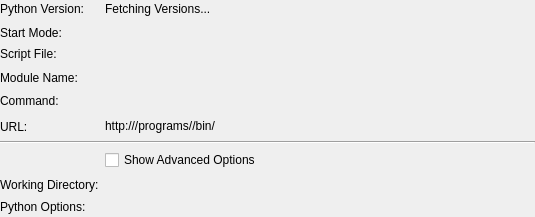
<?xml version="1.0" encoding="UTF-8"?>
<ui version="4.0">
 <class>ProgramInfoPython</class>
 <widget class="QWidget" name="ProgramInfoPython">
  <property name="geometry">
   <rect>
    <x>0</x>
    <y>0</y>
    <width>535</width>
    <height>217</height>
   </rect>
  </property>
  <property name="windowTitle">
   <string>Form</string>
  </property>
  <layout class="QVBoxLayout" name="verticalLayout">
   <property name="margin">
    <number>0</number>
   </property>
   <item>
    <layout class="QGridLayout" name="gridLayout">
     <item row="0" column="0">
      <widget class="QLabel" name="label_version_title">
       <property name="text">
        <string>Python Version:</string>
       </property>
      </widget>
     </item>
     <item row="1" column="0">
      <widget class="QLabel" name="label_2">
       <property name="text">
        <string>Start Mode:</string>
       </property>
      </widget>
     </item>
     <item row="2" column="0">
      <widget class="QLabel" name="label_script_file_title">
       <property name="text">
        <string>Script File:</string>
       </property>
       <property name="alignment">
        <set>Qt::AlignLeading|Qt::AlignLeft|Qt::AlignTop</set>
       </property>
      </widget>
     </item>
     <item row="3" column="0">
      <widget class="QLabel" name="label_module_name_title">
       <property name="text">
        <string>Module Name:</string>
       </property>
       <property name="alignment">
        <set>Qt::AlignLeading|Qt::AlignLeft|Qt::AlignTop</set>
       </property>
      </widget>
     </item>
     <item row="4" column="0">
      <widget class="QLabel" name="label_command_title">
       <property name="text">
        <string>Command:</string>
       </property>
       <property name="alignment">
        <set>Qt::AlignLeading|Qt::AlignLeft|Qt::AlignTop</set>
       </property>
      </widget>
     </item>
     <item row="8" column="0">
      <widget class="QLabel" name="label_working_directory_title">
       <property name="text">
        <string>Working Directory:</string>
       </property>
      </widget>
     </item>
     <item row="6" column="0" colspan="2">
      <widget class="Line" name="line">
       <property name="orientation">
        <enum>Qt::Horizontal</enum>
       </property>
      </widget>
     </item>
     <item row="0" column="1">
      <widget class="QLabel" name="label_version">
       <property name="sizePolicy">
        <sizepolicy hsizetype="Preferred" vsizetype="Preferred">
         <horstretch>1</horstretch>
         <verstretch>0</verstretch>
        </sizepolicy>
       </property>
       <property name="text">
        <string>Fetching Versions...</string>
       </property>
       <property name="textFormat">
        <enum>Qt::PlainText</enum>
       </property>
       <property name="textInteractionFlags">
        <set>Qt::LinksAccessibleByMouse|Qt::TextSelectableByKeyboard|Qt::TextSelectableByMouse</set>
       </property>
      </widget>
     </item>
     <item row="1" column="1">
      <widget class="QLabel" name="label_start_mode">
       <property name="sizePolicy">
        <sizepolicy hsizetype="Preferred" vsizetype="Preferred">
         <horstretch>1</horstretch>
         <verstretch>0</verstretch>
        </sizepolicy>
       </property>
       <property name="text">
        <string>&lt;start-mode&gt;</string>
       </property>
       <property name="textFormat">
        <enum>Qt::PlainText</enum>
       </property>
       <property name="textInteractionFlags">
        <set>Qt::LinksAccessibleByMouse|Qt::TextSelectableByKeyboard|Qt::TextSelectableByMouse</set>
       </property>
      </widget>
     </item>
     <item row="2" column="1">
      <widget class="QLabel" name="label_script_file">
       <property name="text">
        <string>&lt;script-file&gt;</string>
       </property>
       <property name="textFormat">
        <enum>Qt::PlainText</enum>
       </property>
       <property name="textInteractionFlags">
        <set>Qt::LinksAccessibleByMouse|Qt::TextSelectableByKeyboard|Qt::TextSelectableByMouse</set>
       </property>
      </widget>
     </item>
     <item row="4" column="1">
      <widget class="QLabel" name="label_command">
       <property name="text">
        <string>&lt;command&gt;</string>
       </property>
       <property name="textFormat">
        <enum>Qt::PlainText</enum>
       </property>
       <property name="textInteractionFlags">
        <set>Qt::LinksAccessibleByMouse|Qt::TextSelectableByKeyboard|Qt::TextSelectableByMouse</set>
       </property>
      </widget>
     </item>
     <item row="3" column="1">
      <widget class="QLabel" name="label_module_name">
       <property name="text">
        <string>&lt;module-name&gt;</string>
       </property>
       <property name="textFormat">
        <enum>Qt::PlainText</enum>
       </property>
       <property name="textInteractionFlags">
        <set>Qt::LinksAccessibleByMouse|Qt::TextSelectableByKeyboard|Qt::TextSelectableByMouse</set>
       </property>
      </widget>
     </item>
     <item row="8" column="1">
      <widget class="QLabel" name="label_working_directory">
       <property name="text">
        <string>&lt;working-directory&gt;</string>
       </property>
       <property name="textFormat">
        <enum>Qt::PlainText</enum>
       </property>
       <property name="alignment">
        <set>Qt::AlignLeading|Qt::AlignLeft|Qt::AlignTop</set>
       </property>
       <property name="textInteractionFlags">
        <set>Qt::LinksAccessibleByMouse|Qt::TextSelectableByKeyboard|Qt::TextSelectableByMouse</set>
       </property>
      </widget>
     </item>
     <item row="7" column="1">
      <widget class="QCheckBox" name="check_show_advanced_options">
       <property name="text">
        <string>Show Advanced Options</string>
       </property>
      </widget>
     </item>
     <item row="9" column="0">
      <widget class="QLabel" name="label_options_title">
       <property name="text">
        <string>Python Options:</string>
       </property>
       <property name="alignment">
        <set>Qt::AlignLeading|Qt::AlignLeft|Qt::AlignTop</set>
       </property>
      </widget>
     </item>
     <item row="9" column="1">
      <widget class="QLabel" name="label_options">
       <property name="text">
        <string>&lt;python-options&gt;</string>
       </property>
       <property name="textFormat">
        <enum>Qt::PlainText</enum>
       </property>
       <property name="textInteractionFlags">
        <set>Qt::LinksAccessibleByMouse|Qt::TextSelectableByKeyboard|Qt::TextSelectableByMouse</set>
       </property>
      </widget>
     </item>
     <item row="5" column="0">
      <widget class="QLabel" name="label_url_title">
       <property name="text">
        <string>URL:</string>
       </property>
      </widget>
     </item>
     <item row="5" column="1">
      <widget class="QLabel" name="label_url">
       <property name="text">
        <string>http://&lt;SERVER&gt;/programs/&lt;IDENTIFIER&gt;/bin/</string>
       </property>
       <property name="textFormat">
        <enum>Qt::PlainText</enum>
       </property>
       <property name="textInteractionFlags">
        <set>Qt::LinksAccessibleByMouse|Qt::TextSelectableByKeyboard|Qt::TextSelectableByMouse</set>
       </property>
      </widget>
     </item>
    </layout>
   </item>
  </layout>
 </widget>
 <resources/>
 <connections/>
</ui>
